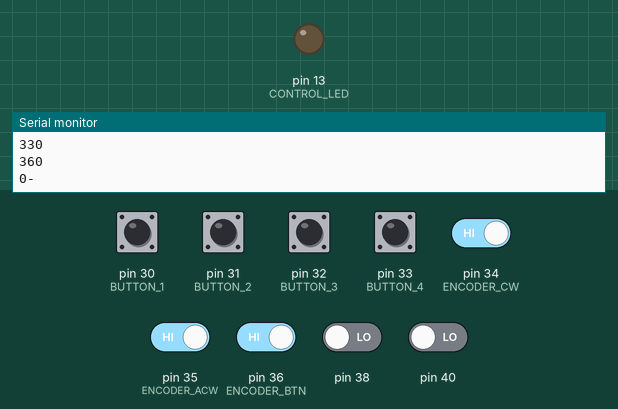
Simulated run of this sketch. Board: Arduino Mega 2560, built with avr-gcc and run on an emulated ATmega2560. Parts: output pins drawn as LEDs (lit = HIGH), the last lines printed to the serial monitor. Inputs (shaded band) come from the test bench; at power-on: pin 30 (BUTTON_1), pin 31 (BUTTON_2), pin 32 (BUTTON_3), pin 33 (BUTTON_4), pin 34 (ENCODER_CW), pin 35 (ENCODER_ACW), pin 36 (ENCODER_BTN) HIGH, pin 38, pin 40 LOW.

Above: at 1.2 s.
1.3 s: pin 30 (BUTTON_1) pulled LOW for 0.15 s
At 1.37 s:
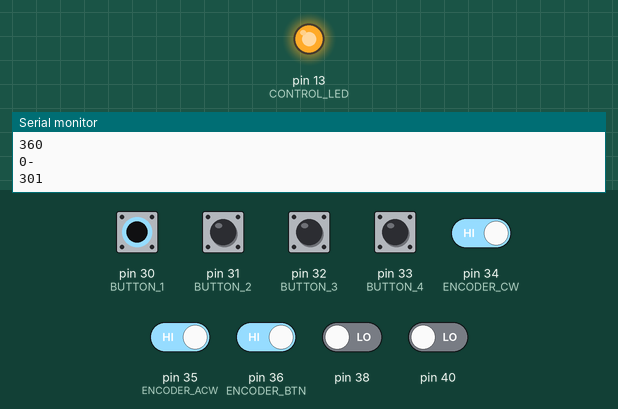
2.9 s: pin 36 (ENCODER_BTN) driven LOW
At 3.5 s:
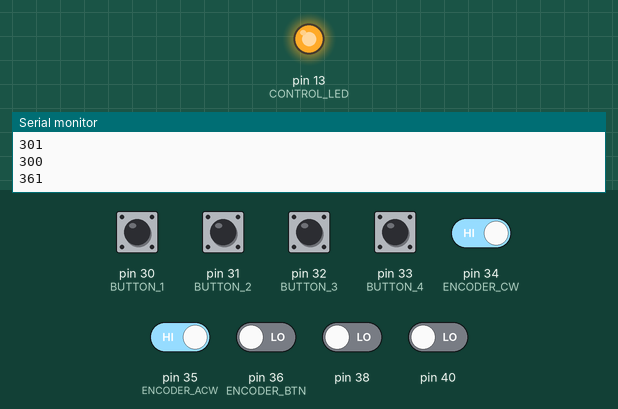
4.4 s: pin 36 (ENCODER_BTN) driven HIGH
At 5.8 s:
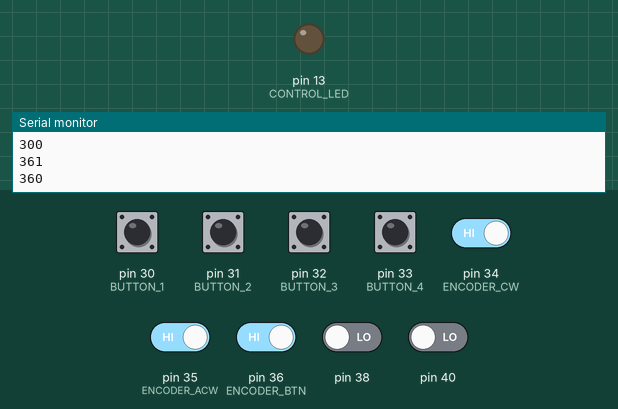
Timing chart, 0 to 7.4 s (numbered marks = the images above; inputs shaded):
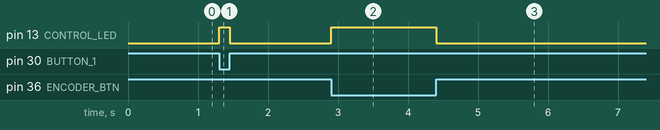

The sketch:

Joy4Btn.ino
```cpp
#define BUTTON_1 30
#define BUTTON_2 31
#define BUTTON_3 32
#define BUTTON_4 33
#define ENCODER_CW 34
#define ENCODER_ACW 35
#define ENCODER_BTN 36
#define CONTROL_LED 13

bool prevState[10];
bool state;

void setup() {
  // put your setup code here, to run once:

  pinMode(CONTROL_LED, OUTPUT);
  pinMode(BUTTON_1, INPUT_PULLUP);
  pinMode(BUTTON_2, INPUT_PULLUP);
  pinMode(BUTTON_3, INPUT_PULLUP);
  pinMode(BUTTON_4, INPUT_PULLUP);
  pinMode(ENCODER_CW, INPUT_PULLUP);
  pinMode(ENCODER_ACW, INPUT_PULLUP);
  pinMode(ENCODER_BTN, INPUT_PULLUP);
  Serial.begin(9600);
}

void button(uint8_t pin)
{
  state = digitalRead(pin);
  if (state != prevState[pin - 30])
  {
    if (state == LOW)
      Serial.println(String(pin) + "1");
    else
      Serial.println(String(pin) + "0");
    digitalWrite(13,!state);
    prevState[pin - 30] = state;
  }
}

bool cwLast[3] = {LOW, LOW, LOW};
bool cwState = LOW;

void encoder(uint8_t clk, uint8_t dt, uint8_t id)
{
  cwState = digitalRead(clk);
  if ((cwLast[id] == LOW) && (cwState == HIGH))
  {
    if (digitalRead(dt) == LOW)
    {
      Serial.println(String(id) + "+");
    } else
    {
      Serial.println(String(id) + "-");
    }
  }
  cwLast[id] = cwState;
}

void loop() {
  // put your main code here, to run repeatedly:
  button(BUTTON_1);
  button(BUTTON_2);
  button(BUTTON_3);
  button(BUTTON_4);
  button(ENCODER_BTN);
  encoder(ENCODER_CW, ENCODER_ACW, 0);
  encoder(38, 39, 1);
  encoder(40, 41, 2);
}
```

Measured:
- after the input at 1.3 s, pin 13 (CONTROL_LED): LOW → HIGH at once, → LOW 0.15 s later
- after the input at 2.9 s, pin 13 (CONTROL_LED): LOW → HIGH at once
- after the input at 4.4 s, pin 13 (CONTROL_LED): HIGH → LOW at once
